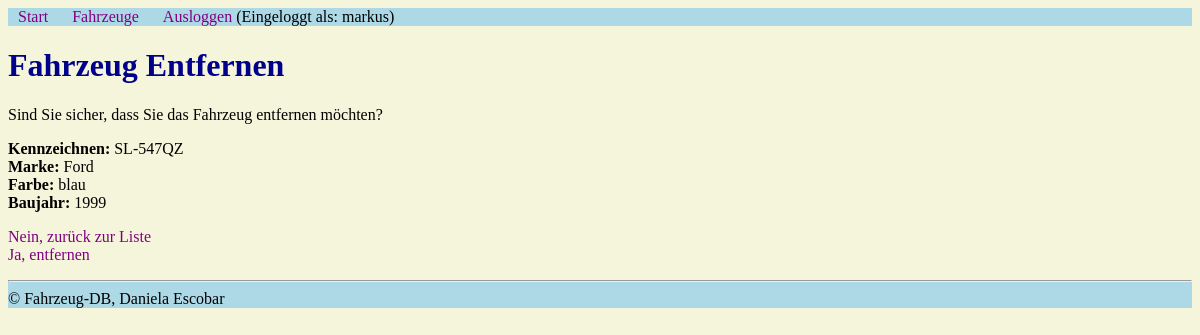
/admin/fahrzeuge_entfernen.php?id=1 (signed in), run on the app's committed database.
### tables this page shows
CREATE TABLE `fahrzeuge` (
  `id` int(10) UNSIGNED NOT NULL,
  `kennzeichen` varchar(50) NOT NULL,
  `marken_id` int(10) UNSIGNED NOT NULL,
  `farbe` varchar(255) NOT NULL,
  `baujahr` year(4) NOT NULL
);

CREATE TABLE `marken` (
  `id` int(10) UNSIGNED NOT NULL,
  `hersteller` varchar(255) NOT NULL
);

### admin/setup.php (called while the page is built, shortened)
<?php
spl_autoload_register(
    function(string $klasse) {
        $prefix = "WIFI\\Php3\\";
        $basis = __DIR__ . "/";
        $laenge = strlen($prefix);
    $klasse_ohne_prefix = substr($klasse, $laenge);
    $datei = $basis . $klasse_ohne_prefix . ".php";
    $datei = str_replace("\\", "/", $datei);
  }
);

### admin/Fdb/Mysql.php (called while the page is built, shortened)
<?php
class Mysql
{
    private static ?Mysql $instanz = null;
    public static function getInstanz(): Mysql
    {
        if (empty(self::$instanz)) {
            self::$instanz = new Mysql();
        }
       return self::$instanz;
    }
    private \mysqli $db;
    public function verbinden()
    {
        $this->db = new \mysqli(MYSQL_HOST, MYSQL_USER, MYSQL_PASSWORT, MYSQL_DATENBANK);
        $this->db->set_charset("utf8mb4");
    }
    public function escape (string $wert): string
    {
      return $this->db->real_escape_string($wert);
  }
  public function query (string $input): \mysqli_result|bool
  {
      $ergebnis = $this->db->query($input);
      return $ergebnis;
  }
}

### admin/Fdb/Model/Row/RowAbstract.php (called while the page is built, shortened)
<?php
abstract class RowAbstract {
    protected string $tabelle;
    private array $daten = array ();
    public function __construct(array|int $id_oder_daten)
    {
        if (is_array($id_oder_daten)) {
            $this->daten = $id_oder_daten;
        }else {
            $db = Mysql::getInstanz();
            $sql_id = $db->escape($id_oder_daten);
            $ergebnis = $db->query("SELECT * FROM {$this->tabelle} WHERE id = {$sql_id}");
            $this-> daten = $ergebnis->fetch_assoc();
        }
    }
    public function __get(string $eigenschaft): mixed
    {
        return $this->daten[$eigenschaft];
    }
}

### admin/Fdb/Model/Row/Fahrzeug.php (called while the page is built, shortened)
<?php
class Fahrzeug extends RowAbstract {
    public function get_marke(): Marke
    {
        return new Marke($this->marken_id);
    }
}

### admin/fahrzeuge_entfernen.php (the view, shortened to what this page needs)
<?php
include "setup.php";
include "kopf.php";
echo "<h1>Fahrzeug Entfernen</h1>";
$fahrzeug = new Fahrzeug($_GET ["id"]);
if(!empty($_GET["doit"])) {
    $fahrzeug->entfernen();
    echo "<p> Fahrzeug wurde erfolgreich entfernt.<br>
    <a href='fahrzeuge_liste.php'>Zurück zur Liste</a></p>";
} else {
    echo "<p>Sind Sie sicher, dass Sie das Fahrzeug entfernen möchten?</p>";
    echo"<strong>Kennzeichnen: </strong>". $fahrzeug->kennzeichen ."<br>";
    echo"<strong>Marke: </strong>". $fahrzeug->get_marke()->hersteller."<br>";
    echo"<strong>Farbe: </strong>". $fahrzeug->farbe ."<br>";
    echo"<strong>Baujahr: </strong>". $fahrzeug->baujahr ."<br>";
    echo "<p>"
    . "<a href='fahrzeuge_liste.php'>Nein, zurück zur Liste</a> <br>"
    . "<a href='fahrzeuge_entfernen.php?id={$fahrzeug->id}&amp;doit=1'>Ja, entfernen</a> <br> "
    . "</p>";
}
include "fuss.php";

### admin/kopf.php (style rules this page uses)
body { background-color: beige; }
a { text-decoration: none; color: purple; }
h1 { color: darkblue; }

### data on the page
fahrzeuge: kennzeichen "SL-547QZ", marken.hersteller "Ford", farbe "blau", baujahr "1999"

### other printed values
$_SESSION["benutzername"] "markus"
